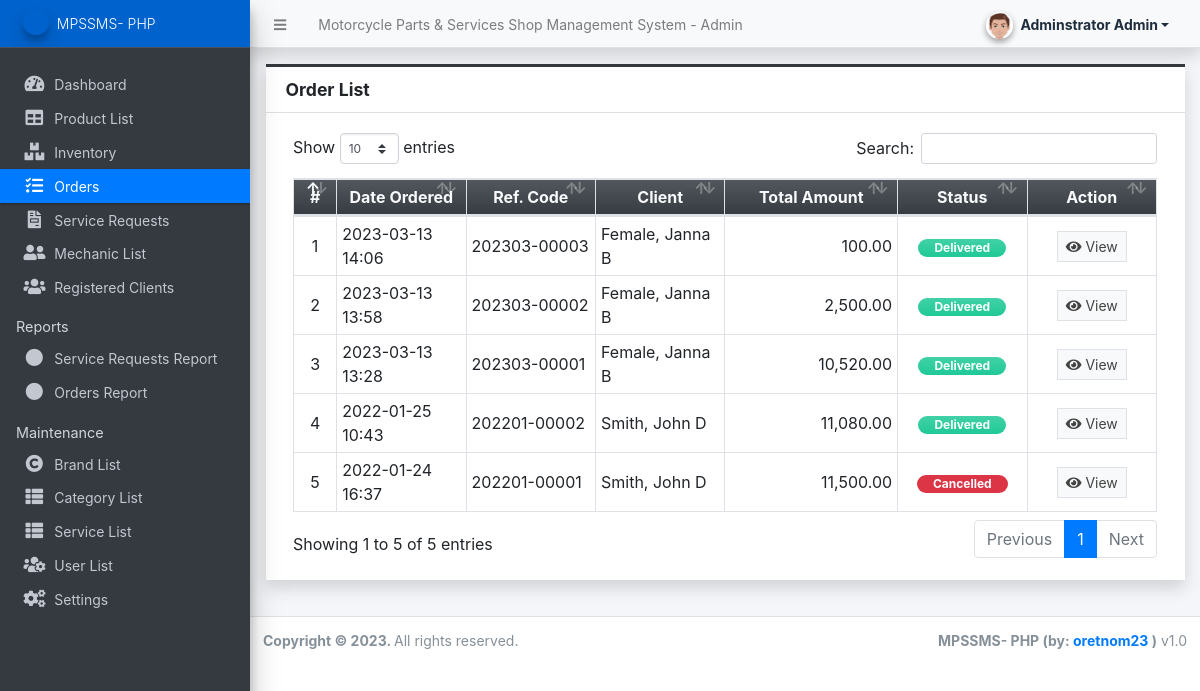
Screenshot of /admin/?page=orders (signed in) with the database file from the repository.
### tables this page shows
CREATE TABLE `order_list` (
  `id` int(30) NOT NULL,
  `ref_code` varchar(100) NOT NULL,
  `client_id` int(30) NOT NULL,
  `total_amount` float NOT NULL DEFAULT 0,
  `delivery_address` text NOT NULL,
  `status` tinyint(1) NOT NULL DEFAULT 0 COMMENT '0=pending,1 = packed, 2 = for delivery, 3 = on the way, 4 = delivered, 5=cancelled',
  `date_created` datetime NOT NULL DEFAULT current_timestamp(),
  `date_updated` datetime DEFAULT NULL ON UPDATE current_timestamp()
);

### admin/orders/index.php (the view, shortened to what this page needs)
<div class="card card-outline card-dark shadow rounded-0">
    <div class="card-header">
        <h3 class="card-title"><b>Order List</b></h3>
    </div>
    <div class="card-body">
        <div class="container-fluid">
            <table class="table table-stripped table-bordered">
                <colgroup>
                    <col width="5%">
                    <col width="15%">
                    <col width="15%">
                    <col width="15%">
                    <col width="20%">
                    <col width="15%">
                    <col width="15%">
                </colgroup>
                <thead>
                    <tr class="bg-gradient-dark text-light">
                        <th class="text-center">#</th>
                        <th class="text-center">Date Ordered</th>
                        <th class="text-center">Ref. Code</th>
                        <th class="text-center">Client</th>
                        <th class="text-center">Total Amount</th>
                        <th class="text-center">Status</th>
                        <th class="text-center">Action</th>
                    </tr>
                </thead>
                <tbody>
                    <?php
                    $i = 1;
                    $orders = $conn->query("SELECT o.*,concat(c.lastname,', ', c.firstname,' ',c.middlename) as fullname FROM `order_list` o inner join client_list c on o.client_id = c.id order by o.status asc, unix_timestamp(o.date_created) desc ");
                    while($row = $orders->fetch_assoc()):
                    ?>
                        <tr>
                            <td class="text-center"><?= $i++ ?></td>
                            <td><?= date("Y-m-d H:i", strtotime($row['date_created'])) ?></td>
                            <td><?= $row['ref_code'] ?></td>
                            <td><?= $row['fullname'] ?></td>
                            <td class="text-right"><?= number_format($row['total_amount'],2) ?></td>
                            <td class="text-center">
                                <?php if($row['status'] == 0): ?>
                                    <span class="badge badge-secondary px-3 rounded-pill">Pending</span>
                                <?php elseif($row['status'] == 1): ?>
                                    <span class="badge badge-primary px-3 rounded-pill">Packed</span>
                                <?php elseif($row['status'] == 2): ?>
                                    <span class="badge badge-success px-3 rounded-pill">For Delivery</span>
                                <?php elseif($row['status'] == 3): ?>
                                    <span class="badge badge-warning px-3 rounded-pill">On the Way</span>
                                <?php elseif($row['status'] == 4): ?>
                                    <span class="badge badge-default bg-gradient-teal px-3 rounded-pill">Delivered</span>
                                <?php else: ?>
                                    <span class="badge badge-danger px-3 rounded-pill">Cancelled</span>
                                <?php endif; ?>
                            </td>
                            <td class="text-center">
                                <a class="btn btn-flat btn-sm btn-default border view_data" href="./?page=orders/view_order&id=<?= $row['id'] ?>" data-id="<?= $row['id'] ?>"><i class="fa fa-eye"></i> View</a>
                            </td>
                        </tr>
                    <?php endwhile; ?>
                </tbody>
            </table>
        </div>
    </div>
</div>

### rows the page displays
order_list: date_created "2023-03-13 14:06", ref_code "202303-00003", fullname "Female, Janna B", total_amount "100.00", status "Delivered"
order_list: date_created "2023-03-13 13:58", ref_code "202303-00002", fullname "Female, Janna B", total_amount "2,500.00", status "Delivered"
order_list: date_created "2023-03-13 13:28", ref_code "202303-00001", fullname "Female, Janna B", total_amount "10,520.00", status "Delivered"
order_list: date_created "2022-01-25 10:43", ref_code "202201-00002", fullname "Smith, John D", total_amount "11,080.00", status "Delivered"
order_list: date_created "2022-01-24 16:37", ref_code "202201-00001", fullname "Smith, John D", total_amount "11,500.00", status "Cancelled"

### other values shown
$_settings->info('name') "Motorcycle Parts & Services Shop Management System"
$_settings->userdata('firstname').' '.$_settings->userdata('lastname') "Adminstrator Admin"
$_settings->info('short_name') "MPSSMS- PHP"
